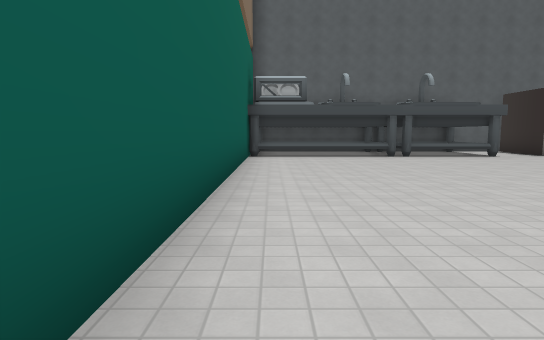
[1] (above)

24 first-person views from a walk through a level from a Godot 3-D game. The camera is 1.4 m above the floor, tilts 6° down and sees 75° across. The floor is counted in squares, 2 m on a side. Each view is taken from the middle of a square. On the plan, view 1 faces up. The plan holds only what a view shows up to about 11 squares ahead; the rest is blank. Some surface patterns are stand-ins.

[2]
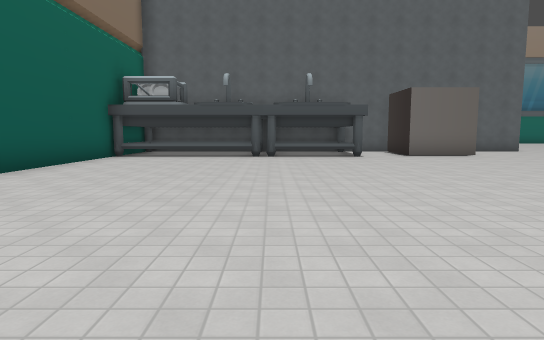

[3]
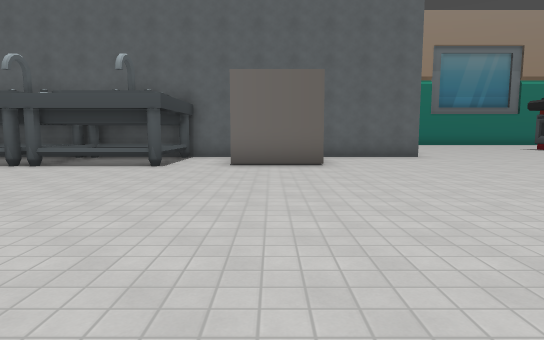

[4]
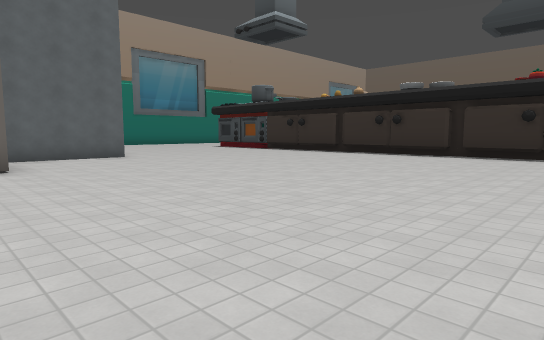

[5]
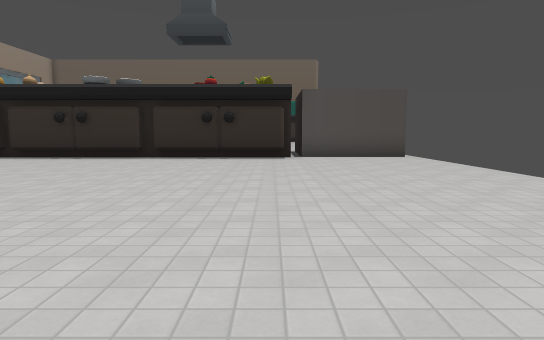

[6]
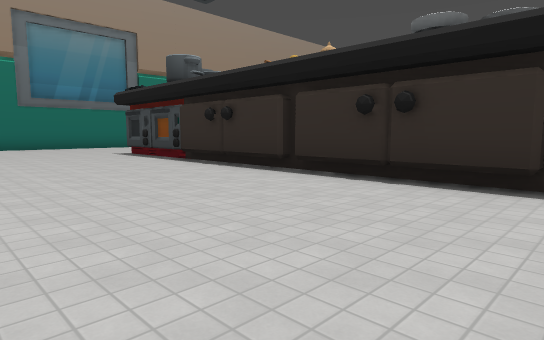

[7]
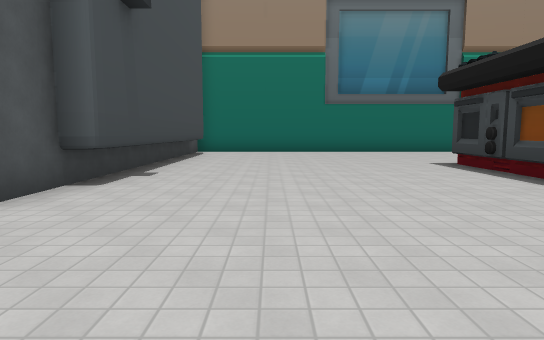

[8]
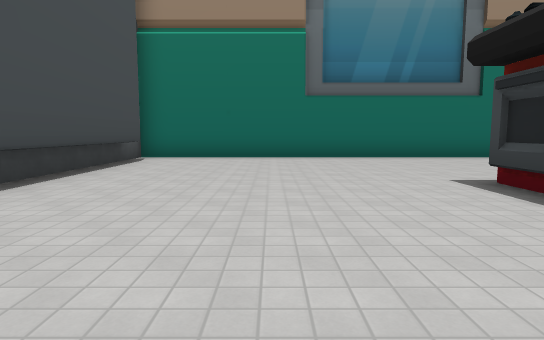

[9]
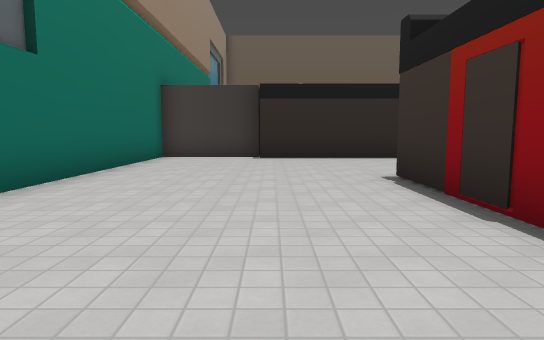

[10]
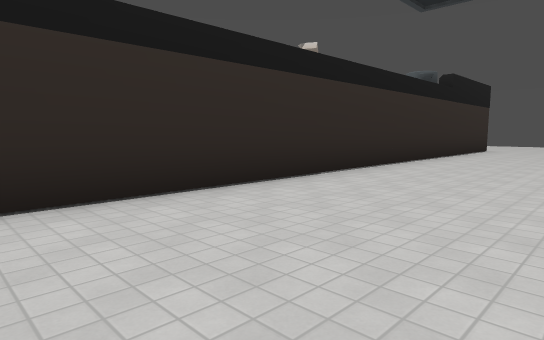

[11]
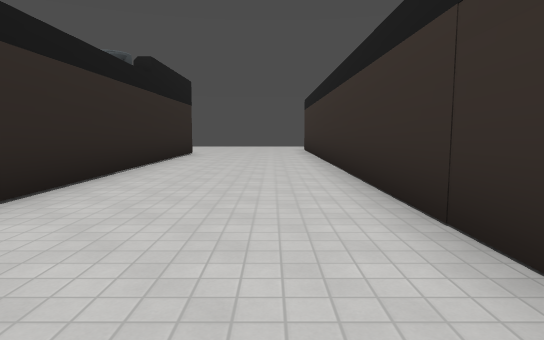

[12]
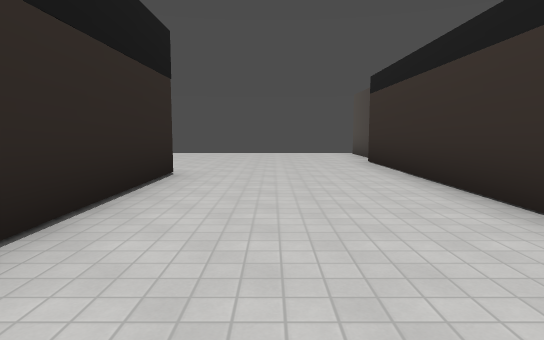

[13]
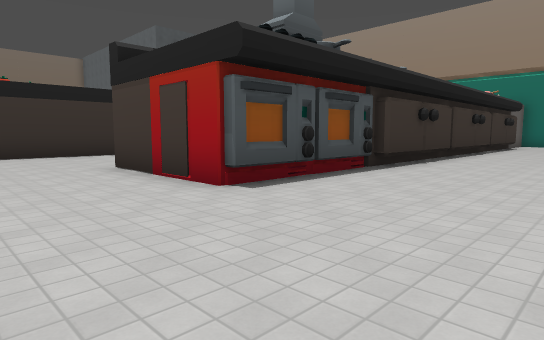

[14]
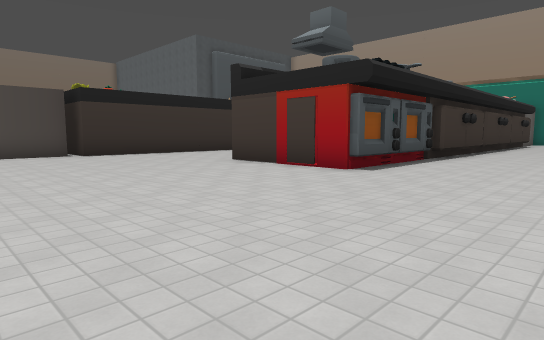

[15]
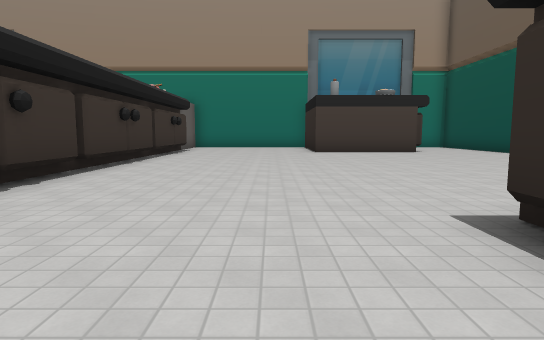

[16]
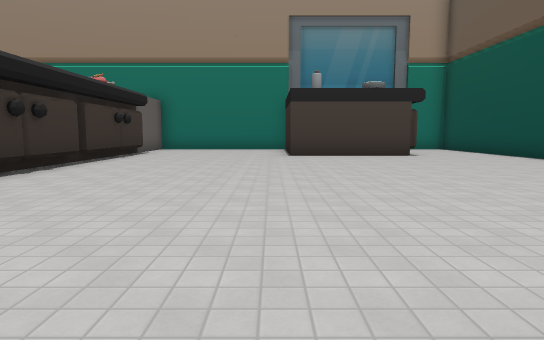

[17]
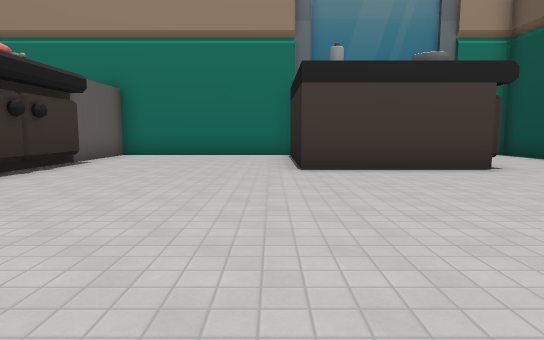

[18]
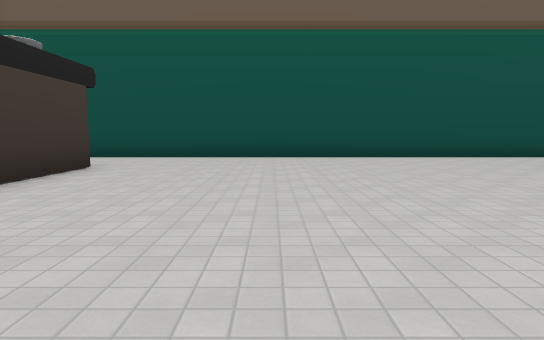

[19]
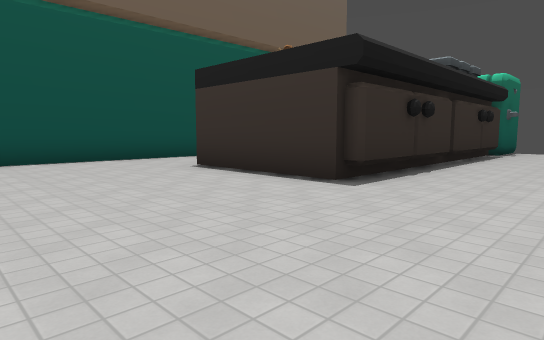

[20]
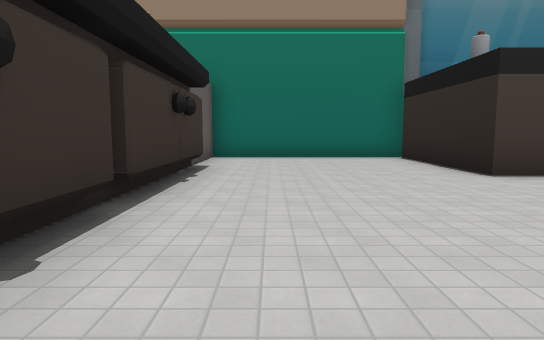

[21]
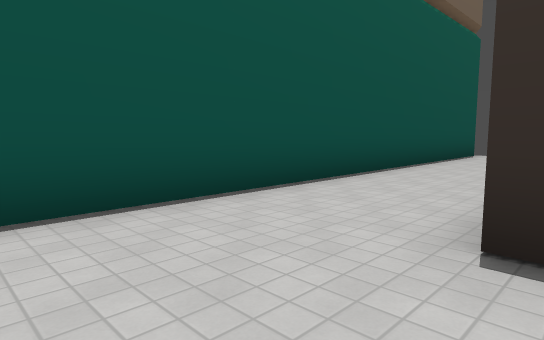

[22]
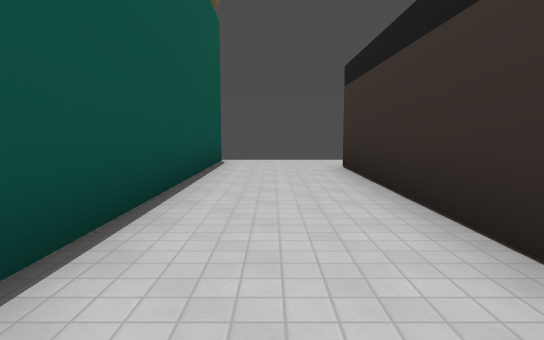

[23]
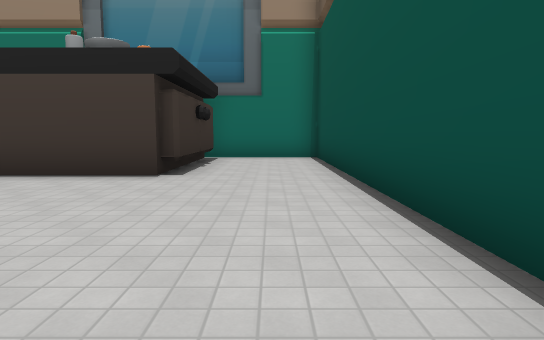

[24]
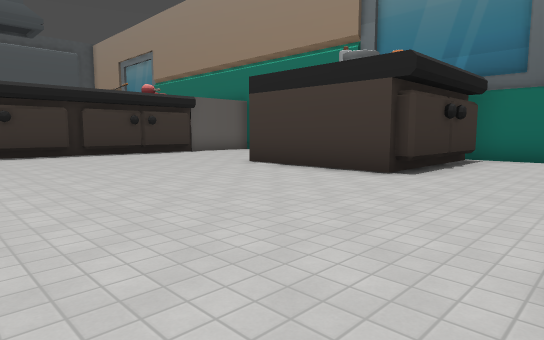

### Floor plan
Ten units are one square. View 1 is at (0, 0); x grows to the right and y downward. Boxes are objects, and circles mark ways between rooms. Rooms are numbered by the first view taken in them; rooms with no view inside come last. Other rooms are left out.
<svg viewBox="-12 -237 457 257">
<path fill="none" stroke="#000" d="M198 -106 198 -141M198 -66 198 -102M237 -154 237 -25 228 -25M313 -94 313 -85M294 -48 277 -48 277 -204M233 -22 233 1M316 -123 316 -86M198 -26 198 -62M201 -24 201 -144M209 -180 238 -180M316 -161 316 -125M313 -174 313 -95M283 -204 283 -232 132 -232 132 -133 105 -133M203 9 203 -21 210 -21M316 -201 316 -165M369 -76 369 -88M367 -50 367 -87 406 -87M367 -10 367 -45M137 -219 137 -146 131 -146M79 -133 65 -133M405 -62 405 -8M368 -232 313 -232 313 -175M402 -204 402 -187 367 -187 367 -227M405 -225 405 -189M433 11 433 -232 402 -232M-7 -104 -7 -8M369 -66 369 -75M369 -56 369 -65M369 -46 369 -55M369 -36 369 -45M369 -26 369 -35M65 -104 -7 -104M66 -129 66 -108M402 -214 402 -205M402 -225 402 -215M55 -133 40 -133M36 -126 36 -105M64 -130 40 -130 40 -109"/>
<rect x="75" y="-115" width="30" height="10" fill="#bbb"><title>bin</title></rect>
<rect x="195" y="-185" width="30" height="20" fill="#bbb"><title>oven</title></rect>
<rect x="295" y="-65" width="20" height="20" fill="#bbb"><title>oven</title></rect>
<rect x="305" y="-85" width="10" height="20" fill="#bbb"><title>oven</title></rect>
<rect x="375" y="-5" width="10" height="20" fill="#bbb"><title>fridge</title></rect>
<text x="240" y="-100">1</text>
<text x="50" y="-120">2</text>
</svg>

Where each view was taken, in squares from view 1:
view 1: 0 up, 0 right, facing up
view 2: 0 up, 4 right, facing up
view 3: 3 up, 9 right, facing up
view 4: 3 up, 9 right, facing up-right
view 5: 3 up, 10 right, facing right
view 6: 6 up, 15 right, facing up-right
view 7: 10 up, 16 right, facing up
view 8: 13 up, 17 right, facing up
view 9: 20 up, 18 right, facing right
view 10: 20 up, 24 right, facing down-right
view 11: 17 up, 25 right, facing down
view 12: 11 up, 26 right, facing down
view 13: 2 up, 35 right, facing up-left
view 14: 1 down, 35 right, facing up-left
view 15: 6 up, 35 right, facing up
view 16: 8 up, 36 right, facing up
view 17: 12 up, 36 right, facing up
view 18: 15 up, 33 right, facing right
view 19: 13 up, 34 right, facing down-right
view 20: 13 up, 33 right, facing up
view 21: 11 up, 40 right, facing down-right
view 22: 8 up, 42 right, facing down
view 23: 13 up, 42 right, facing up
view 24: 13 up, 43 right, facing up-left
